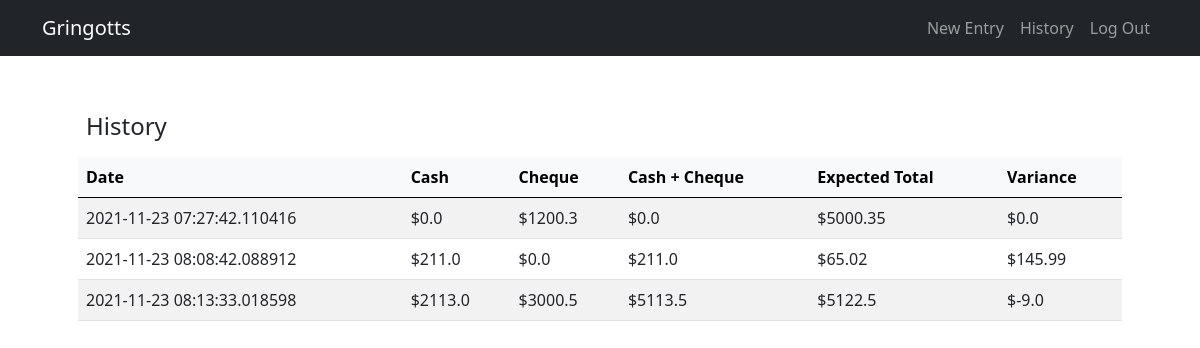
Page /history (signed in) on the committed database.
### application/models.py (models this page shows, shortened)
class Entry(db.Model):
    id = db.Column(db.Integer, primary_key=True)
    time = db.Column(db.DateTime, nullable=False, default=datetime.utcnow)
    user_id = db.Column(db.Integer, db.ForeignKey('user.id'), nullable=False)
    cheque = db.Column(db.Float, nullable=False, default=0.00)
    cash = db.Column(db.Float, nullable=False, default=0.00)
    calculated_total = db.Column(db.Float, nullable= False, default=0.00)
    expected_total = db.Column(db.Float, nullable=False, default=0.00)
    variance = db.Column(db.Float, nullable=False, default=0.00)

### application/routes.py (the view)
@app.route("/history")
def history():
    entries = Entry.query.filter_by(user_id=session["user_id"]).all()
    return render_template("history.html.j2", entries=entries)

### application/templates/history.html.j2 (shortened to what this page needs)
{% extends "layout.html.j2" %}
{% block main %}
    <div class="container p-2">
        <p class="h4">History</p>
    </div>
    <table class="table table-striped">
        <thead class="table-light">
            <tr>
                <th scope="col">Date</th>
                <th scope="col">Cash</th>
                <th scope="col">Cheque</th>
                <th scope="col">Cash + Cheque</th>
                <th scope="col">Expected Total</th>
                <th scope="col">Variance</th>
            </tr>
        </thead>
        <tbody>
            {% if entries|length > 0 %}
                {% for entry in entries %}
                    <tr>
                        <td>{{ entry.time }}</td>
                        <td>${{ entry.cash }}</td>
                        <td>${{ entry.cheque }}</td>
                        <td>${{ entry.calculated_total }}</td>
                        <td>${{ entry.expected_total }}</td>
                        <td>${{ entry.variance }}</td>
                    </tr>
                {% endfor %}
            {% endif %}
        </tbody>
    </table>
{% endblock %}

### rows in the picture
Entry: time "2021-11-23 07:27:42.110416", cash "0.0", cheque "1200.3", calculated_total "0.0", expected_total "5000.35", variance "0.0"
Entry: time "2021-11-23 08:08:42.088912", cash "211.0", cheque "0.0", calculated_total "211.0", expected_total "65.02", variance "145.99"
Entry: time "2021-11-23 08:13:33.018598", cash "2113.0", cheque "3000.5", calculated_total "5113.5", expected_total "5122.5", variance "-9.0"
